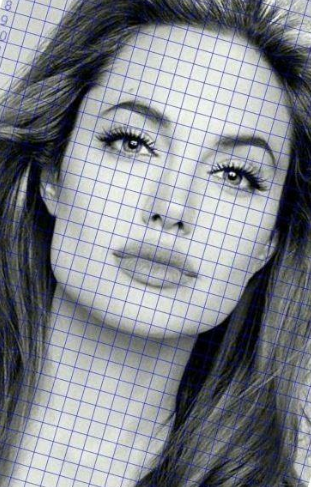
#> input picture image.png, 311 x 487 px
$ python freq.py
#> lines starting #> are read from the running program, lines starting #| are printed output that depends on the picture; after the words box and inside, x2 and y2 are one past the last pixel; in counts of white or black regions, pixels touching at a corner belong together
import cv2
import numpy as np
import os


def load_image(path):
    """Load an image from the given path."""
    image = cv2.imread(path)
    if image is None:
        raise FileNotFoundError(f"Image not found at path: {path}")
    return image


def detect_lines(gray_image, low_threshold=55, high_threshold=200,
                 hough_threshold=50, min_line_length=10, max_line_gap=10):
    """Detect lines using Canny edge detection followed by Hough Line Transform."""
    edges = cv2.Canny(gray_image, low_threshold, high_threshold, apertureSize=3)
    lines = cv2.HoughLinesP(edges, 1, np.pi / 180, threshold=hough_threshold,
                            minLineLength=min_line_length, maxLineGap=max_line_gap)
    return lines


def create_line_mask(image_shape, lines, thickness=2):
    """Create a binary mask with detected lines drawn in white."""
    mask = np.zeros(image_shape, dtype=np.uint8)
    if lines is not None:
        for x1, y1, x2, y2 in lines[:, 0]:
            cv2.line(mask, (x1, y1), (x2, y2), 255, thickness)
        cv2.imshow("Lines", mask)
    return mask


def remove_lines_from_image(original_image, mask, inpaint_radius=3):
    """Inpaint detected lines using the mask to remove them from the original image."""
    return cv2.inpaint(original_image, mask, inpaint_radius, cv2.INPAINT_TELEA)


def main(input_path, output_path):
    """Main function to process the image and remove lines."""
#> called with input_path = './image.png', output_path = './image_without_lines.png'
    image = load_image(input_path)
#> in load_image, image is the input picture: shape (487, 311, 3); mean B, G, R 139.4, 132, 128.7
    gray = cv2.cvtColor(image, cv2.COLOR_BGR2GRAY)
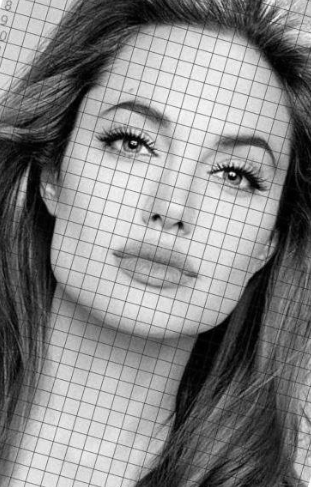
#> gray: shape (487, 311); min 0, max 253, mean 131.9

    lines = detect_lines(gray)
#> in detect_lines, `edges = cv2.Canny(gray_image, low_threshold, high_threshold, apertureS..`:
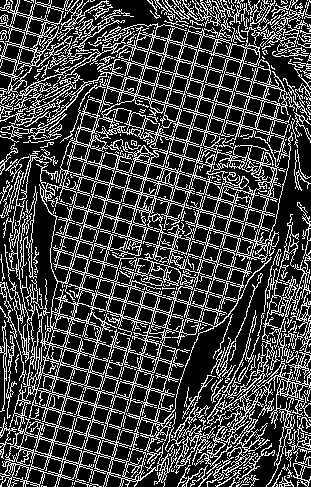
#> edges: shape (487, 311); 25.9% white in thin lines or dots
#> in detect_lines, `lines = cv2.HoughLinesP(edges, 1, np.pi / 180, threshold=hough_thresho..`: lines = 525 rows, first 6: [126, 132, 163, 2], [71, 486, 210, 1], [90, 485, 227, 5], [135, 485, 274, 0], [73, 486, 212, 1], [103, 486, 243, 0]
    mask = create_line_mask(gray.shape, lines)
#> the loop in create_line_mask, `for x1, y1, x2, y2 in lines[:, 0]:` made 525 passes
#> after the loop in create_line_mask, `for x1, y1, x2, y2 in lines[:, 0]:`:
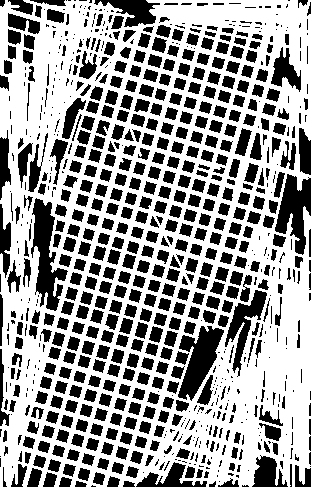
#> mask: shape (487, 311); 60.2% white; 855 black regions (346 under 20 px), largest, box (x1, y1, x2, y2) and area: (31, 198, 68, 311) 1935, (178, 326, 224, 401) 1732, (275, 174, 311, 255) 1586

    inpainted_image = remove_lines_from_image(image, mask)
#> in remove_lines_from_image, `return cv2.inpaint(original_image, mask, inpaint_radius, cv2.INPAINT_T..`:
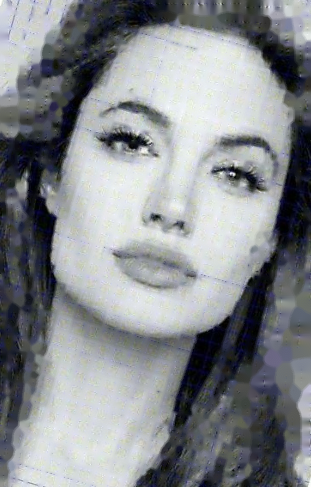
#> returned value: shape (487, 311, 3); mean of channels 0, 1, 2 141.6, 138, 134.6; drawn as B, G, R
    cv2.imwrite(output_path, inpainted_image)
    print(f"Saved cleaned image to: {output_path}")


if __name__ == "__main__":
    INPUT_IMAGE_PATH = "./image.png"
    OUTPUT_IMAGE_PATH = "./image_without_lines.png"
    main(INPUT_IMAGE_PATH, OUTPUT_IMAGE_PATH)
    cv2.waitKey(0)
